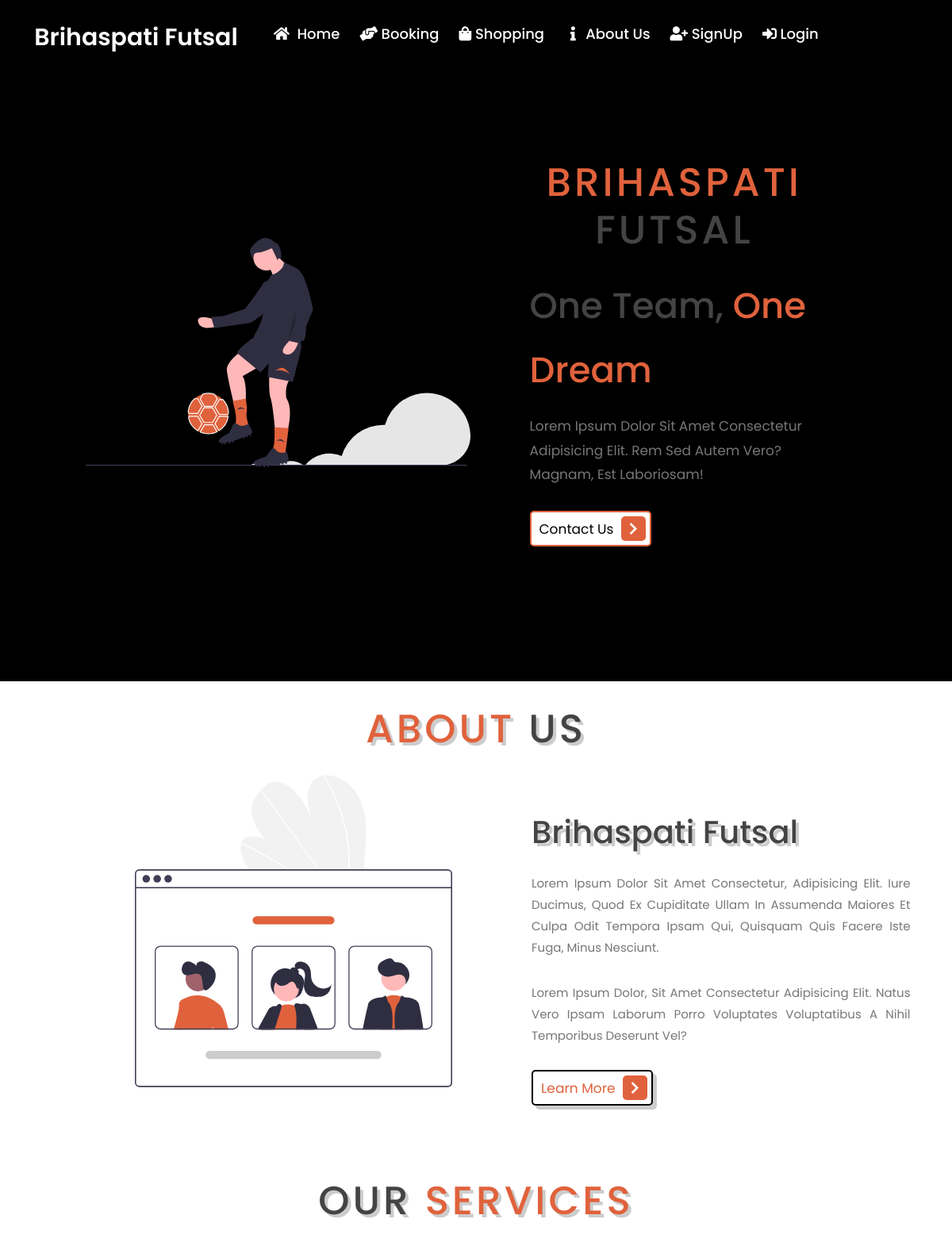
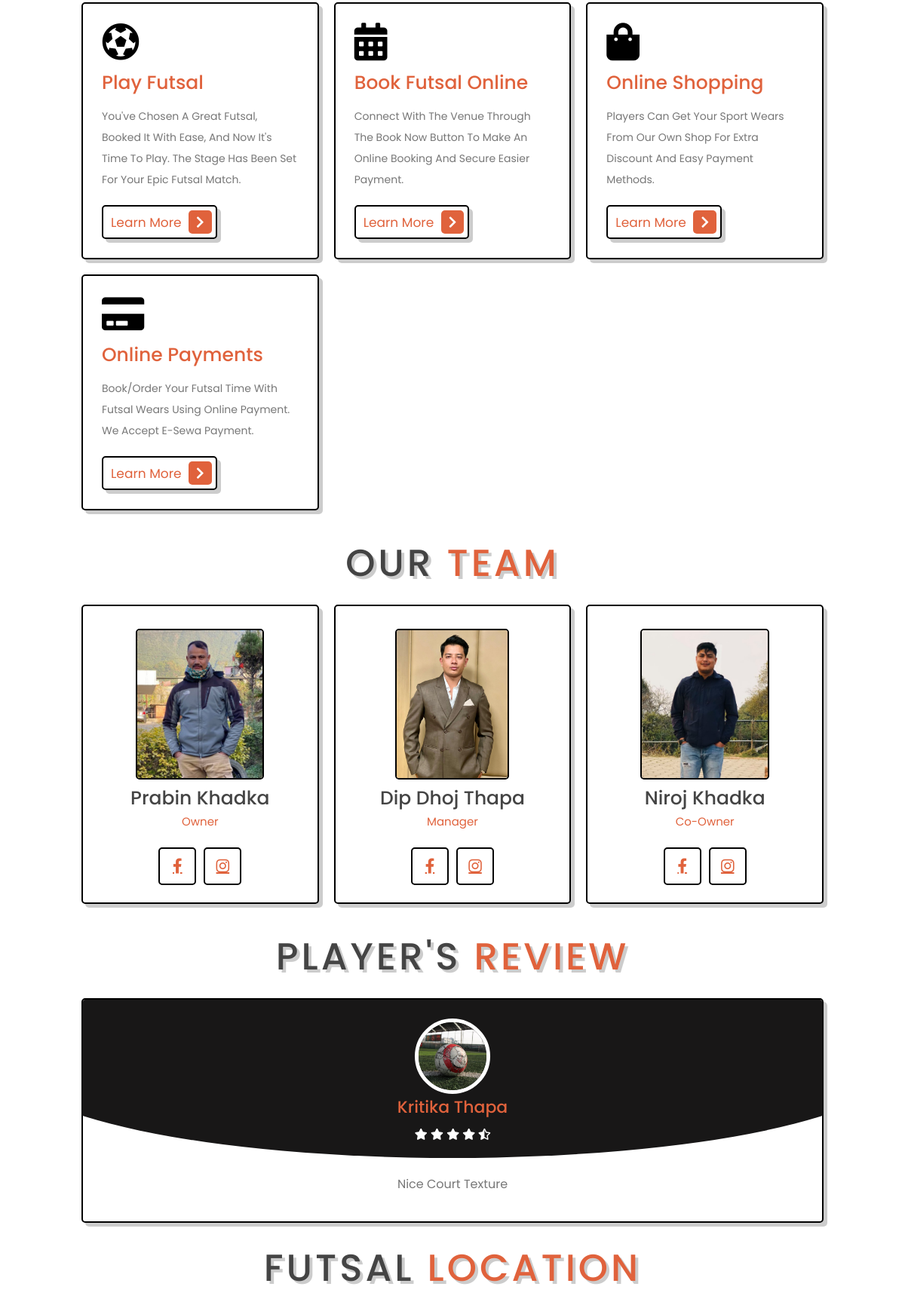
The app's page /aboutus (upper part) with its own data (2 pictures, top to bottom).
### Infofutsal/models/review.py (models this page shows, shortened)
class Review(models.Model):
    fullname = models.CharField(max_length=150)
    message = models.CharField(max_length=1000)
    photo = models.ImageField(upload_to='static/images/reviewphoto', default='static/images/reviewphoto/review.jpg',
                              blank=True,
                              null=True)
    @staticmethod
    def get_all_reviews():
        return Review.objects.all()

### Infofutsal/views/aboutus.py (the view)
# urls.py: path('aboutus', aboutus, name='aboutus'),
def aboutus(request):
    review = Review.get_all_reviews();
    return render(request, 'aboutus.html', {'review': review})

### Infofutsal/templates/aboutus.html (shortened to what this page needs)
{% extends 'base.html' %} {% block content %} {% load static %}
<link rel="stylesheet" type="text/css" href="{% static '/css/aboutus.css' %}" />
<section class="home" id="home">
  <div class="image">
    <img src="/static/images/football.svg" alt="" />
  </div>
  <div class="content">
    <h1 class="heading"><span style="color: #e0623c;">Brihaspati</span> Futsal</h1>
    <h3>One Team,<span style="color: #e0623c;"> One Dream</span></h3>
    <p>
      Lorem ipsum dolor sit amet consectetur adipisicing elit. Rem sed autem
      vero? Magnam, est laboriosam!
    </p>
    <a href="/contactus" class="btn" style="border-color: #e0623c; color: black;">
      contact us <span class="fas fa-chevron-right"></span>
    </a>
  </div>
</section>
<section class="about" id="about">
  <h1 class="heading"><span style="color: #e0623c;">about</span> us</h1>
  <div class="row">
    <div class="image">
      <img src="/static/images/aboutus.svg" alt=""
        style="height: 400px; width: 400px; margin-left: 170px; margin-bottom: 60px;" />
    </div>
    <div class="content">
      <h3>Brihaspati Futsal</h3>
      <p>
        Lorem ipsum dolor sit amet consectetur, adipisicing elit. Iure ducimus,
        quod ex cupiditate ullam in assumenda maiores et culpa odit tempora
        ipsam qui, quisquam quis facere iste fuga, minus nesciunt.
      </p>
      <p>
        Lorem ipsum dolor, sit amet consectetur adipisicing elit. Natus vero
        ipsam laborum porro voluptates voluptatibus a nihil temporibus deserunt
        vel?
      </p>
      <a href="#" class="btn">
        learn more <span class="fas fa-chevron-right"></span>
      </a>
    </div>
  </div>
</section>
<section class="services" id="services">
  <h1 class="heading">our <span style="color: #e0623c;">services</span></h1>
  <div class="box-container">
    <div class="box">
      <i class="fas fa-futbol"></i>
      <h3>Play Futsal</h3>
      <p>
        You've chosen a great futsal, booked it with ease, and now it's time to play. The stage has been set for your
        epic futsal match.
      </p>
      <a href="#" class="btn">
        learn more <span class="fas fa-chevron-right"></span>
      </a>
    </div>
    <div class="box">
      <i class="fas fa-calendar-alt"></i>
      <h3>Book Futsal Online</h3>
      <p>
        Connect with the venue through the Book Now Button to make an online booking and secure easier payment.
      </p>
      <a href="#" class="btn">
        learn more <span class="fas fa-chevron-right"></span>
      </a>
    </div>
    <div class="box">
      <i class="fas fa-shopping-bag"></i>
      <h3>Online Shopping</h3>
      <p>
        Players can get your sport wears from our own shop for extra discount and easy payment methods.
      </p>
      <a href="#" class="btn">
        learn more <span class="fas fa-chevron-right"></span>
      </a>
    </div>
    <div class="box">
      <i class="fas fa-credit-card"></i>
      <h3>Online Payments</h3>
      <p>
        Book/Order your futsal time with futsal wears using online payment. We accept E-Sewa payment.
      </p>
      <a href="#" class="btn">
        learn more <span class="fas fa-chevron-right"></span>
      </a>
    </div>
  </div>
</section>
<section class="teams" id="teams">
  <h1 class="heading">our <span style="color: #e0623c;">Team</span></h1>
  <div class="box-container">
    <div class="box">
      <img src="/static/images/prabindai.jpg" alt="" />
      <h3>Prabin Khadka</h3>
      <span>Owner</span>
      <div class="share">
        <a href="#" class="fab fa-facebook-f"></a>
        <a href="#" class="fab fa-instagram"></a>
      </div>
    </div>
    <div class="box">
      <img src="/static/images/dipdada.jpg" alt="" />
      <h3>Dip Dhoj Thapa</h3>
      <span>Manager</span>
      <div class="share">
        <a href="https://www.facebook.com" class="fab fa-facebook-f"></a>
        <a href="https://www.instagram.com/" class="fab fa-instagram"></a>
      </div>
    </div>
    <div class="box">
      <img src="/static/images/nirojdai.jpg" alt="" />
      <h3>Niroj Khadka</h3>
      <span>Co-Owner</span>
      <div class="share">
        <a href="#" class="fab fa-facebook-f"></a>
        <a href="#" class="fab fa-instagram"></a>
      </div>
    </div>
  </div>
</section>
<section class="review" id="review">
  <h1 class="heading">Player's <span style="color: #e0623c;">Review</span></h1>
  <div class="row">
    {% for review in review %}
    <div class="col mx-auto mb-3" id="{{review.id}}">
      <div class="box-container">
        <div class="box">
          <img src="{{review.photo.url}}" alt="" />
          <h3 style="color: #e0623c;">{{review.fullname}}</h3>
          <div class="stars">
            <i class="fas fa-star"></i>
            <i class="fas fa-star"></i>
            <i class="fas fa-star"></i>
            <i class="fas fa-star"></i>
            <i class="fas fa-star-half-alt"></i>
          </div>
          <p class="text">
            {{review.message}}
          </p>
        </div>
      </div>
    </div>
    {% endfor %}
  </div>
</section>
<h1 class="heading">Futsal <span style="color: #e0623c;">Location</span></h1>
{% endblock %}

### static/css/baseone.css (style rules this page uses)
* { margin: 0; padding: 0; box-sizing: border-box; font-family: "Poppins", sans-serif; }
html { scroll-behavior: smooth; }
.content { max-width: 1250px; margin: auto; padding: 0 30px; }
.about { padding: 30px 0; }
.about p { padding-top: 20px; text-align: justify; }
@media (max-width: 1230px) { .content { padding: 0 60px; } }

### records on screen
Review: photo (picture), fullname "Kritika Thapa", message "Nice Court Texture"
